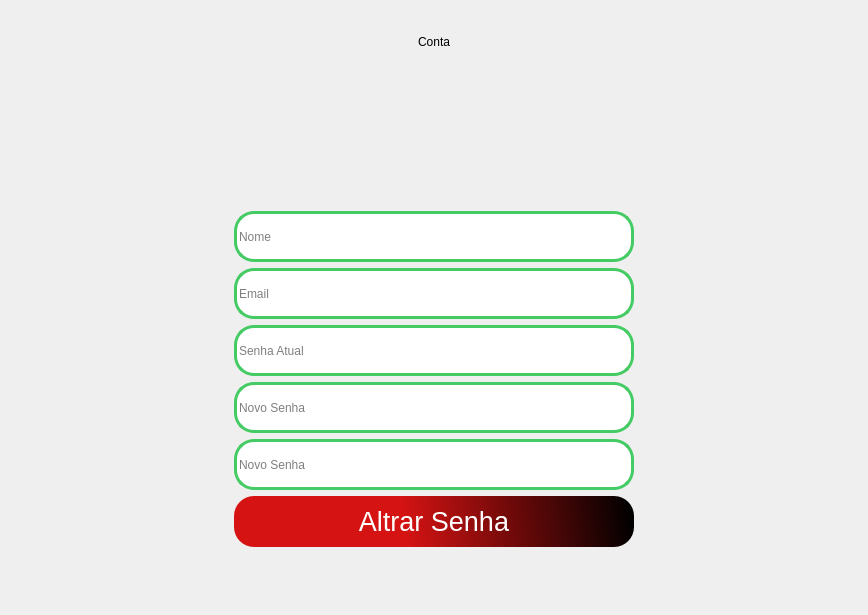
             <widget class="QWidget" name="setting_2">
              <layout class="QGridLayout" name="gridLayout_22">
               <item row="0" column="0">
                <layout class="QGridLayout" name="gridLayout_21">
                 <item row="0" column="0">
                  <widget class="QWidget" name="widget_11" native="true">
                   <property name="minimumSize">
                    <size>
                     <width>0</width>
                     <height>61</height>
                    </size>
                   </property>
                   <property name="maximumSize">
                    <size>
                     <width>16777215</width>
                     <height>61</height>
                    </size>
                   </property>
                   <layout class="QGridLayout" name="gridLayout_19">
                    <property name="topMargin">
                     <number>0</number>
                    </property>
                    <property name="bottomMargin">
                     <number>0</number>
                    </property>
                    <item row="0" column="0">
                     <layout class="QHBoxLayout" name="horizontalLayout_26">
                      <item>
                       <spacer name="horizontalSpacer_23">
                        <property name="orientation">
                         <enum>Qt::Horizontal</enum>
                        </property>
                        <property name="sizeHint" stdset="0">
                         <size>
                          <width>398</width>
                          <height>20</height>
                         </size>
                        </property>
                       </spacer>
                      </item>
                      <item>
                       <widget class="QLabel" name="label_9">
                        <property name="styleSheet">
                         <string notr="true">font: 75 28pt &quot;MS Shell Dlg 2&quot;;
</string>
                        </property>
                        <property name="text">
                         <string>Conta</string>
                        </property>
                       </widget>
                      </item>
                      <item>
                       <spacer name="horizontalSpacer_24">
                        <property name="orientation">
                         <enum>Qt::Horizontal</enum>
                        </property>
                        <property name="sizeHint" stdset="0">
                         <size>
                          <width>398</width>
                          <height>20</height>
                         </size>
                        </property>
                       </spacer>
                      </item>
                     </layout>
                    </item>
                   </layout>
                  </widget>
                 </item>
                 <item row="1" column="0">
                  <widget class="QWidget" name="widget_12" native="true">
                   <layout class="QGridLayout" name="gridLayout_20">
                    <item row="0" column="0">
                     <layout class="QVBoxLayout" name="verticalLayout_23">
                      <item>
                       <spacer name="verticalSpacer_2">
                        <property name="orientation">
                         <enum>Qt::Vertical</enum>
                        </property>
                        <property name="sizeHint" stdset="0">
                         <size>
                          <width>20</width>
                          <height>98</height>
                         </size>
                        </property>
                       </spacer>
                      </item>
                      <item>
                       <layout class="QVBoxLayout" name="verticalLayout_22">
                        <item>
                         <layout class="QHBoxLayout" name="horizontalLayout_33">
                          <item>
                           <spacer name="horizontalSpacer_37">
                            <property name="orientation">
                             <enum>Qt::Horizontal</enum>
                            </property>
                            <property name="sizeHint" stdset="0">
                             <size>
                              <width>38</width>
                              <height>20</height>
                             </size>
                            </property>
                           </spacer>
                          </item>
                          <item>
                           <widget class="QLabel" name="label_18">
                            <property name="styleSheet">
                             <string notr="true">background-color:none;</string>
                            </property>
                            <property name="text">
                             <string/>
                            </property>
                            <property name="pixmap">
                             <pixmap resource="../Dashboard.qrc">:/Image/Icons/password.png</pixmap>
                            </property>
                            <property name="alignment">
                             <set>Qt::AlignCenter</set>
                            </property>
                           </widget>
                          </item>
                          <item>
                           <spacer name="horizontalSpacer_38">
                            <property name="orientation">
                             <enum>Qt::Horizontal</enum>
                            </property>
                            <property name="sizeHint" stdset="0">
                             <size>
                              <width>38</width>
                              <height>20</height>
                             </size>
                            </property>
                           </spacer>
                          </item>
                         </layout>
                        </item>
                        <item>
                         <layout class="QVBoxLayout" name="verticalLayout_21">
                          <item>
                           <layout class="QHBoxLayout" name="horizontalLayout_27">
                            <item>
                             <spacer name="horizontalSpacer_25">
                              <property name="orientation">
                               <enum>Qt::Horizontal</enum>
                              </property>
                              <property name="sizeHint" stdset="0">
                               <size>
                                <width>40</width>
                                <height>20</height>
                               </size>
                              </property>
                             </spacer>
                            </item>
                            <item>
                             <widget class="QLineEdit" name="dash_name">
                              <property name="enabled">
                               <bool>false</bool>
                              </property>
                              <property name="minimumSize">
                               <size>
                                <width>400</width>
                                <height>51</height>
                               </size>
                              </property>
                              <property name="maximumSize">
                               <size>
                                <width>400</width>
                                <height>51</height>
                               </size>
                              </property>
                              <property name="styleSheet">
                               <string notr="true">QLineEdit{
border:3px solid rgb(68, 203, 99);
border-radius:20px;
color:black;
background:white;
}</string>
                              </property>
                              <property name="inputMask">
                               <string/>
                              </property>
                              <property name="readOnly">
                               <bool>true</bool>
                              </property>
                              <property name="placeholderText">
                               <string>Nome</string>
                              </property>
                             </widget>
                            </item>
                            <item>
                             <spacer name="horizontalSpacer_26">
                              <property name="orientation">
                               <enum>Qt::Horizontal</enum>
                              </property>
                              <property name="sizeHint" stdset="0">
                               <size>
                                <width>40</width>
                                <height>20</height>
                               </size>
                              </property>
                             </spacer>
                            </item>
                           </layout>
                          </item>
                          <item>
                           <layout class="QHBoxLayout" name="horizontalLayout_28">
                            <item>
                             <spacer name="horizontalSpacer_27">
                              <property name="orientation">
                               <enum>Qt::Horizontal</enum>
                              </property>
                              <property name="sizeHint" stdset="0">
                               <size>
                                <width>40</width>
                                <height>20</height>
                               </size>
                              </property>
                             </spacer>
                            </item>
                            <item>
                             <widget class="QLineEdit" name="dash_email">
                              <property name="enabled">
                               <bool>false</bool>
                              </property>
                              <property name="minimumSize">
                               <size>
                                <width>400</width>
                                <height>51</height>
                               </size>
                              </property>
                              <property name="maximumSize">
                               <size>
                                <width>400</width>
                                <height>51</height>
                               </size>
                              </property>
                              <property name="styleSheet">
                               <string notr="true">QLineEdit{
border:3px solid rgb(68, 203, 99);
border-radius:20px;
color:black;
background:white;
}</string>
                              </property>
                              <property name="inputMask">
                               <string/>
                              </property>
                              <property name="readOnly">
                               <bool>true</bool>
                              </property>
                              <property name="placeholderText">
                               <string>Email</string>
                              </property>
                             </widget>
                            </item>
                            <item>
                             <spacer name="horizontalSpacer_28">
                              <property name="orientation">
                               <enum>Qt::Horizontal</enum>
                              </property>
                              <property name="sizeHint" stdset="0">
                               <size>
                                <width>40</width>
                                <height>20</height>
                               </size>
                              </property>
                             </spacer>
                            </item>
                           </layout>
                          </item>
                          <item>
                           <layout class="QHBoxLayout" name="horizontalLayout_29">
                            <item>
                             <spacer name="horizontalSpacer_29">
                              <property name="orientation">
                               <enum>Qt::Horizontal</enum>
                              </property>
                              <property name="sizeHint" stdset="0">
                               <size>
                                <width>40</width>
                                <height>20</height>
                               </size>
                              </property>
                             </spacer>
                            </item>
                            <item>
                             <widget class="QLineEdit" name="password_dash">
                              <property name="minimumSize">
                               <size>
                                <width>400</width>
                                <height>51</height>
                               </size>
                              </property>
                              <property name="maximumSize">
                               <size>
                                <width>400</width>
                                <height>51</height>
                               </size>
                              </property>
                              <property name="styleSheet">
                               <string notr="true">QLineEdit{
border:3px solid rgb(68, 203, 99);
border-radius:20px;
color:black;
background:white;
}</string>
                              </property>
                              <property name="text">
                               <string/>
                              </property>
                              <property name="echoMode">
                               <enum>QLineEdit::PasswordEchoOnEdit</enum>
                              </property>
                              <property name="readOnly">
                               <bool>false</bool>
                              </property>
                              <property name="placeholderText">
                               <string>Senha Atual</string>
                              </property>
                             </widget>
                            </item>
                            <item>
                             <spacer name="horizontalSpacer_30">
                              <property name="orientation">
                               <enum>Qt::Horizontal</enum>
                              </property>
                              <property name="sizeHint" stdset="0">
                               <size>
                                <width>40</width>
                                <height>20</height>
                               </size>
                              </property>
                             </spacer>
                            </item>
                           </layout>
                          </item>
                          <item>
                           <layout class="QHBoxLayout" name="horizontalLayout_30">
                            <item>
                             <spacer name="horizontalSpacer_31">
                              <property name="orientation">
                               <enum>Qt::Horizontal</enum>
                              </property>
                              <property name="sizeHint" stdset="0">
                               <size>
                                <width>40</width>
                                <height>20</height>
                               </size>
                              </property>
                             </spacer>
                            </item>
                            <item>
                             <widget class="QLineEdit" name="new_password_dash">
                              <property name="minimumSize">
                               <size>
                                <width>400</width>
                                <height>51</height>
                               </size>
                              </property>
                              <property name="maximumSize">
                               <size>
                                <width>400</width>
                                <height>51</height>
                               </size>
                              </property>
                              <property name="styleSheet">
                               <string notr="true">QLineEdit{
border:3px solid rgb(68, 203, 99);
border-radius:20px;
color:black;
background:white;
}</string>
                              </property>
                              <property name="text">
                               <string/>
                              </property>
                              <property name="echoMode">
                               <enum>QLineEdit::PasswordEchoOnEdit</enum>
                              </property>
                              <property name="readOnly">
                               <bool>false</bool>
                              </property>
                              <property name="placeholderText">
                               <string>Novo Senha</string>
                              </property>
                             </widget>
                            </item>
                            <item>
                             <spacer name="horizontalSpacer_32">
                              <property name="orientation">
                               <enum>Qt::Horizontal</enum>
                              </property>
                              <property name="sizeHint" stdset="0">
                               <size>
                                <width>40</width>
                                <height>20</height>
                               </size>
                              </property>
                             </spacer>
                            </item>
                           </layout>
                          </item>
                          <item>
                           <layout class="QHBoxLayout" name="horizontalLayout_31">
                            <item>
                             <spacer name="horizontalSpacer_33">
                              <property name="orientation">
                               <enum>Qt::Horizontal</enum>
                              </property>
                              <property name="sizeHint" stdset="0">
                               <size>
                                <width>40</width>
                                <height>20</height>
                               </size>
                              </property>
                             </spacer>
                            </item>
                            <item>
                             <widget class="QLineEdit" name="new_das_pass_conf">
                              <property name="minimumSize">
                               <size>
                                <width>400</width>
                                <height>51</height>
                               </size>
                              </property>
                              <property name="maximumSize">
                               <size>
                                <width>400</width>
                                <height>51</height>
                               </size>
                              </property>
                              <property name="styleSheet">
                               <string notr="true">QLineEdit{
border:3px solid rgb(68, 203, 99);
border-radius:20px;
color:black;
background:white;
}</string>
                              </property>
                              <property name="text">
                               <string/>
                              </property>
                              <property name="echoMode">
                               <enum>QLineEdit::PasswordEchoOnEdit</enum>
                              </property>
                              <property name="readOnly">
                               <bool>false</bool>
                              </property>
                              <property name="placeholderText">
                               <string>Novo Senha</string>
                              </property>
                             </widget>
                            </item>
                            <item>
                             <spacer name="horizontalSpacer_34">
                              <property name="orientation">
                               <enum>Qt::Horizontal</enum>
                              </property>
                              <property name="sizeHint" stdset="0">
                               <size>
                                <width>40</width>
                                <height>20</height>
                               </size>
                              </property>
                             </spacer>
                            </item>
                           </layout>
                          </item>
                          <item>
                           <layout class="QHBoxLayout" name="horizontalLayout_32">
                            <item>
                             <spacer name="horizontalSpacer_35">
                              <property name="orientation">
                               <enum>Qt::Horizontal</enum>
                              </property>
                              <property name="sizeHint" stdset="0">
                               <size>
                                <width>40</width>
                                <height>20</height>
                               </size>
                              </property>
                             </spacer>
                            </item>
                            <item>
                             <widget class="QPushButton" name="button_change_password">
                              <property name="minimumSize">
                               <size>
                                <width>400</width>
                                <height>51</height>
                               </size>
                              </property>
                              <property name="maximumSize">
                               <size>
                                <width>400</width>
                                <height>51</height>
                               </size>
                              </property>
                              <property name="font">
                               <font>
                                <family>MS Shell Dlg 2</family>
                                <pointsize>20</pointsize>
                                <weight>9</weight>
                                <italic>false</italic>
                                <bold>false</bold>
                               </font>
                              </property>
                              <property name="styleSheet">
                               <string notr="true">QPushButton{
border-radius:20px;
font: 75 20pt &quot;MS Shell Dlg 2&quot;;
color:white;
	background-color: qlineargradient(spread:pad, x1:0.0746269, y1:0.535, x2:1, y2:0.517, stop:0.373134 rgba(212, 0, 0, 235), stop:1 rgba(0, 0, 0, 255));
}

QPushButton:hover{
background-color: rgb(68, 203, 99)
}
</string>
                              </property>
                              <property name="text">
                               <string>Altrar Senha</string>
                              </property>
                              <property name="iconSize">
                               <size>
                                <width>44</width>
                                <height>41</height>
                               </size>
                              </property>
                             </widget>
                            </item>
                            <item>
                             <spacer name="horizontalSpacer_36">
                              <property name="orientation">
                               <enum>Qt::Horizontal</enum>
                              </property>
                              <property name="sizeHint" stdset="0">
                               <size>
                                <width>40</width>
                                <height>20</height>
                               </size>
                              </property>
                             </spacer>
                            </item>
                           </layout>
                          </item>
                         </layout>
                        </item>
                       </layout>
                      </item>
                      <item>
                       <spacer name="verticalSpacer_4">
                        <property name="orientation">
                         <enum>Qt::Vertical</enum>
                        </property>
                        <property name="sizeHint" stdset="0">
                         <size>
                          <width>20</width>
                          <height>48</height>
                         </size>
                        </property>
                       </spacer>
                      </item>
                     </layout>
                    </item>
                   </layout>
                  </widget>
                 </item>
                </layout>
               </item>
              </layout>
             </widget>
